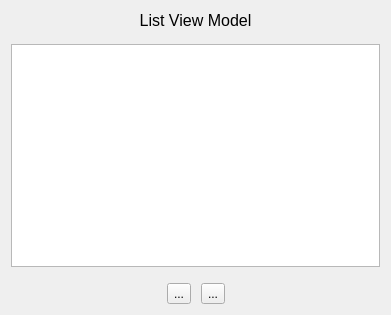
<?xml version="1.0" encoding="UTF-8"?>
<ui version="4.0">
 <class>ListView</class>
 <widget class="QWidget" name="ListView">
  <property name="geometry">
   <rect>
    <x>0</x>
    <y>0</y>
    <width>391</width>
    <height>315</height>
   </rect>
  </property>
  <property name="windowTitle">
   <string>Form</string>
  </property>
  <layout class="QVBoxLayout" name="verticalLayout">
   <item>
    <widget class="QLabel" name="label_1">
     <property name="font">
      <font>
       <pointsize>12</pointsize>
      </font>
     </property>
     <property name="text">
      <string>List View Model</string>
     </property>
     <property name="alignment">
      <set>Qt::AlignCenter</set>
     </property>
    </widget>
   </item>
   <item>
    <spacer name="verticalSpacer_1">
     <property name="orientation">
      <enum>Qt::Vertical</enum>
     </property>
     <property name="sizeType">
      <enum>QSizePolicy::Fixed</enum>
     </property>
     <property name="sizeHint" stdset="0">
      <size>
       <width>20</width>
       <height>8</height>
      </size>
     </property>
    </spacer>
   </item>
   <item>
    <widget class="QListView" name="listView"/>
   </item>
   <item>
    <spacer name="verticalSpacer_2">
     <property name="orientation">
      <enum>Qt::Vertical</enum>
     </property>
     <property name="sizeType">
      <enum>QSizePolicy::Fixed</enum>
     </property>
     <property name="sizeHint" stdset="0">
      <size>
       <width>20</width>
       <height>10</height>
      </size>
     </property>
    </spacer>
   </item>
   <item>
    <layout class="QHBoxLayout" name="horizontalLayout">
     <property name="spacing">
      <number>10</number>
     </property>
     <item>
      <spacer name="horizontalSpacer_1">
       <property name="orientation">
        <enum>Qt::Horizontal</enum>
       </property>
       <property name="sizeHint" stdset="0">
        <size>
         <width>100</width>
         <height>20</height>
        </size>
       </property>
      </spacer>
     </item>
     <item>
      <widget class="QToolButton" name="up_PB">
       <property name="toolTip">
        <string>Move Ingredient Up </string>
       </property>
       <property name="text">
        <string>...</string>
       </property>
       <property name="icon">
        <iconset>
         <normaloff>../../Qt/Recipe/otherFiles/up-16.png</normaloff>../../Qt/Recipe/otherFiles/up-16.png</iconset>
       </property>
       <property name="iconSize">
        <size>
         <width>16</width>
         <height>16</height>
        </size>
       </property>
      </widget>
     </item>
     <item>
      <widget class="QToolButton" name="down_PB">
       <property name="toolTip">
        <string>Move Ingredient Down</string>
       </property>
       <property name="text">
        <string>...</string>
       </property>
       <property name="icon">
        <iconset>
         <normaloff>../../Qt/Recipe/otherFiles/down-16.png</normaloff>../../Qt/Recipe/otherFiles/down-16.png</iconset>
       </property>
       <property name="iconSize">
        <size>
         <width>16</width>
         <height>16</height>
        </size>
       </property>
      </widget>
     </item>
     <item>
      <spacer name="horizontalSpacer_3">
       <property name="orientation">
        <enum>Qt::Horizontal</enum>
       </property>
       <property name="sizeHint" stdset="0">
        <size>
         <width>100</width>
         <height>20</height>
        </size>
       </property>
      </spacer>
     </item>
    </layout>
   </item>
  </layout>
 </widget>
 <resources/>
 <connections/>
</ui>
